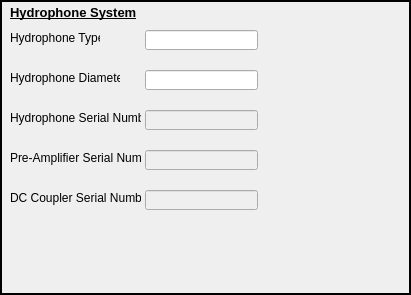
  <widget class="QFrame" name="frame_11">
   <property name="geometry">
    <rect>
     <x>580</x>
     <y>385</y>
     <width>411</width>
     <height>295</height>
    </rect>
   </property>
   <property name="frameShape">
    <enum>QFrame::Box</enum>
   </property>
   <property name="frameShadow">
    <enum>QFrame::Plain</enum>
   </property>
   <property name="lineWidth">
    <number>2</number>
   </property>
   <property name="midLineWidth">
    <number>1</number>
   </property>
   <widget class="QLineEdit" name="HYDRO_TYPE_FIELD">
    <property name="enabled">
     <bool>true</bool>
    </property>
    <property name="geometry">
     <rect>
      <x>145</x>
      <y>30</y>
      <width>113</width>
      <height>20</height>
     </rect>
    </property>
   </widget>
   <widget class="QLabel" name="label_50">
    <property name="geometry">
     <rect>
      <x>10</x>
      <y>30</y>
      <width>90</width>
      <height>16</height>
     </rect>
    </property>
    <property name="text">
     <string>Hydrophone Type</string>
    </property>
   </widget>
   <widget class="QLineEdit" name="HYDR_DIAM_FIELD">
    <property name="enabled">
     <bool>true</bool>
    </property>
    <property name="geometry">
     <rect>
      <x>145</x>
      <y>70</y>
      <width>113</width>
      <height>20</height>
     </rect>
    </property>
   </widget>
   <widget class="QLabel" name="label_52">
    <property name="geometry">
     <rect>
      <x>10</x>
      <y>70</y>
      <width>110</width>
      <height>16</height>
     </rect>
    </property>
    <property name="text">
     <string>Hydrophone Diameter</string>
    </property>
   </widget>
   <widget class="QLabel" name="label_53">
    <property name="geometry">
     <rect>
      <x>10</x>
      <y>110</y>
      <width>131</width>
      <height>16</height>
     </rect>
    </property>
    <property name="text">
     <string>Hydrophone Serial Number</string>
    </property>
   </widget>
   <widget class="QLineEdit" name="HYDRO_SN_FIELD">
    <property name="enabled">
     <bool>false</bool>
    </property>
    <property name="geometry">
     <rect>
      <x>145</x>
      <y>110</y>
      <width>113</width>
      <height>20</height>
     </rect>
    </property>
   </widget>
   <widget class="QLabel" name="label_54">
    <property name="geometry">
     <rect>
      <x>10</x>
      <y>5</y>
      <width>141</width>
      <height>16</height>
     </rect>
    </property>
    <property name="autoFillBackground">
     <bool>false</bool>
    </property>
    <property name="frameShape">
     <enum>QFrame::NoFrame</enum>
    </property>
    <property name="frameShadow">
     <enum>QFrame::Plain</enum>
    </property>
    <property name="lineWidth">
     <number>0</number>
    </property>
    <property name="midLineWidth">
     <number>0</number>
    </property>
    <property name="text">
     <string>&lt;html&gt;&lt;head/&gt;&lt;body&gt;&lt;p&gt;&lt;span style=&quot; font-size:10pt; font-weight:600; text-decoration: underline;&quot;&gt;Hydrophone System&lt;/span&gt;&lt;/p&gt;&lt;/body&gt;&lt;/html&gt;</string>
    </property>
    <property name="openExternalLinks">
     <bool>false</bool>
    </property>
   </widget>
   <widget class="QLineEdit" name="DC_SN_FIELD">
    <property name="enabled">
     <bool>false</bool>
    </property>
    <property name="geometry">
     <rect>
      <x>145</x>
      <y>190</y>
      <width>113</width>
      <height>20</height>
     </rect>
    </property>
   </widget>
   <widget class="QLabel" name="label_55">
    <property name="geometry">
     <rect>
      <x>10</x>
      <y>190</y>
      <width>131</width>
      <height>16</height>
     </rect>
    </property>
    <property name="text">
     <string>DC Coupler Serial Number</string>
    </property>
   </widget>
   <widget class="QLineEdit" name="PREAMP_SN_FIELD">
    <property name="enabled">
     <bool>false</bool>
    </property>
    <property name="geometry">
     <rect>
      <x>145</x>
      <y>150</y>
      <width>113</width>
      <height>20</height>
     </rect>
    </property>
   </widget>
   <widget class="QLabel" name="label_56">
    <property name="geometry">
     <rect>
      <x>10</x>
      <y>150</y>
      <width>131</width>
      <height>16</height>
     </rect>
    </property>
    <property name="text">
     <string>Pre-Amplifier Serial Number</string>
    </property>
   </widget>
  </widget>
